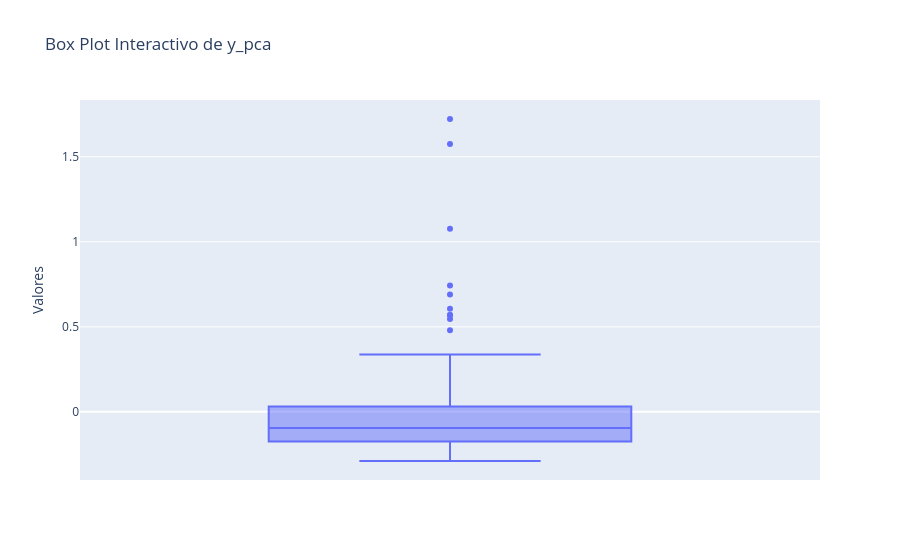

This figure's notebook cell:
### Code cell
import plotly.express as px
import pandas as pd

# Simulación de datos (sustituye con y_pca real)
#y_pca = [1.2, 2.3, 2.1, 3.5, 2.8, 3.1, 4.0, 2.9, 3.7, 3.3]

# Aplanar y_pca para que sea un array 1D
y_pca_flat = y_pca.flatten()

# Crear un DataFrame
df1 = pd.DataFrame({'Valores': y_pca_flat})

# Crear Box Plot interactivo
fig = px.box(df1, y="Valores", title="Box Plot Interactivo de y_pca")

# Mostrar gráfico
fig.show()

### Figure 1 — Plotly figure (JSON) as saved in the notebook; plotly's stock layout.template omitted (floating-point values rounded to 4 significant figures)
{"data": [{"alignmentgroup": "True", "hovertemplate": "Valores=%{y}<extra></extra>", "legendgroup": "", "marker": {"color": "#636efa"}, "name": "", "notched": false, "offsetgroup": "", "orientation": "v", "showlegend": false, "type": "box", "x0": " ", "xaxis": "x", "y": [-0.1101, 0.06518, -0.1452, -0.007821, -0.1971, -0.1347, -0.276, -0.1374, -0.08169, -0.07571, -0.255, -0.09918, -0.08979, -0.1416, 0.2641, -0.07936, -0.003761, -0.1859, -0.02969, -0.2012, -0.2666, -0.183, 0.2325, -0.1477, -0.1072, -0.08012, -0.07918, -0.206, -0.1214, -0.2287, 0.007443, -0.09757, -0.1702, -0.1215, 0.02581, -0.2738, -0.2628, -0.1053, -0.289, -0.2646, 0.7428, -0.02314, -0.1009, -0.1582, -0.09491, 0.07312, -0.1197, -0.2015, 0.1756, 0.5696, -0.1922, 0.1507, -0.243, 0.04059, 0.4801, -0.1261, -0.06613, -0.1754, -0.09702, -0.1035, -0.1465, 0.04197, -0.116, -0.2136, 0.2769, -0.1995, -0.1515, 0.5467, -0.06374, -0.2033, -0.1703, -0.2372, -0.06766, -0.1179, 0.06533, -0.2242, 0.1571, -0.02722, -0.1815, -0.05629, -0.01858, 0.1607, -0.07936, -0.003761, -0.1859, -0.02969, -0.2012, -0.1197, -0.2015, 0.1756, 0.5696, -0.1922, -0.1477, -0.1072, -0.08012, -0.07918, -0.206, -0.1214, -0.2287, 0.2531, 0.002356, 0.03594, -0.08697, -0.0586, 0.03361, 0.1783, -0.0175, 1.077, 0.2419, 0.6069, -0.03995, -0.1506, 0.2285, 0.3376, 0.6904, -0.09445, -0.2208, 1.722, 1.576], "y0": " ", "yaxis": "y"}], "layout": {"boxmode": "group", "legend": {"tracegroupgap": 0}, "title": {"text": "Box Plot Interactivo de y_pca"}, "xaxis": {"anchor": "y", "domain": [0, 1]}, "yaxis": {"anchor": "x", "domain": [0, 1], "title": {"text": "Valores"}}}}
